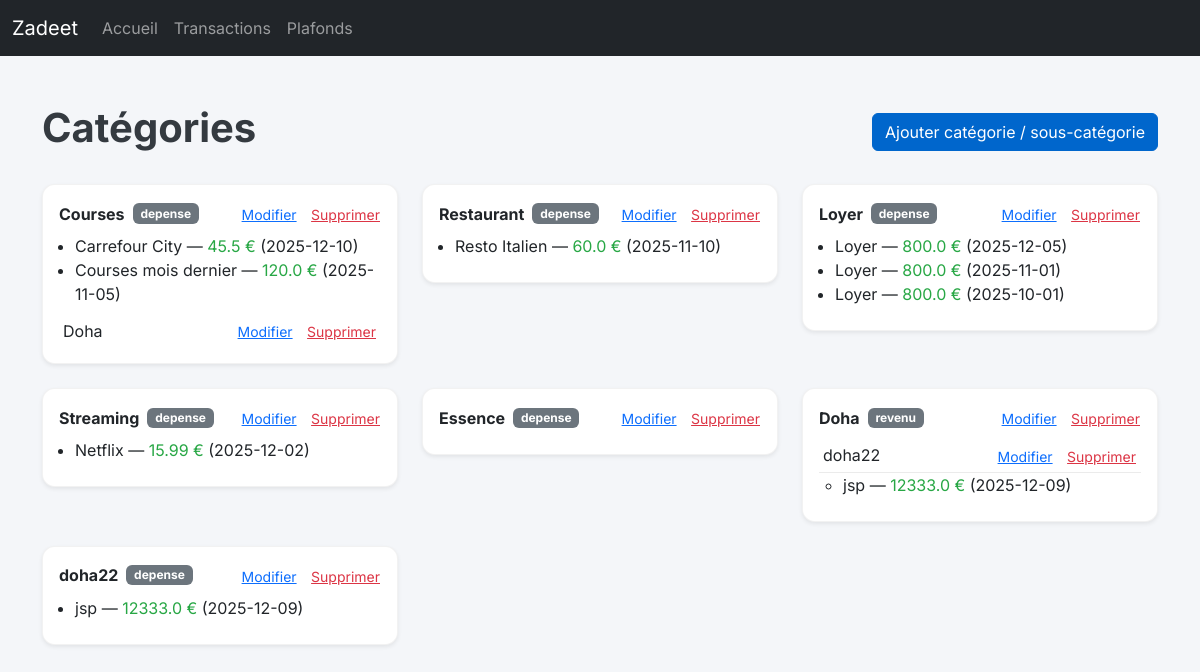
The page /categories/page on the database as committed earlier.
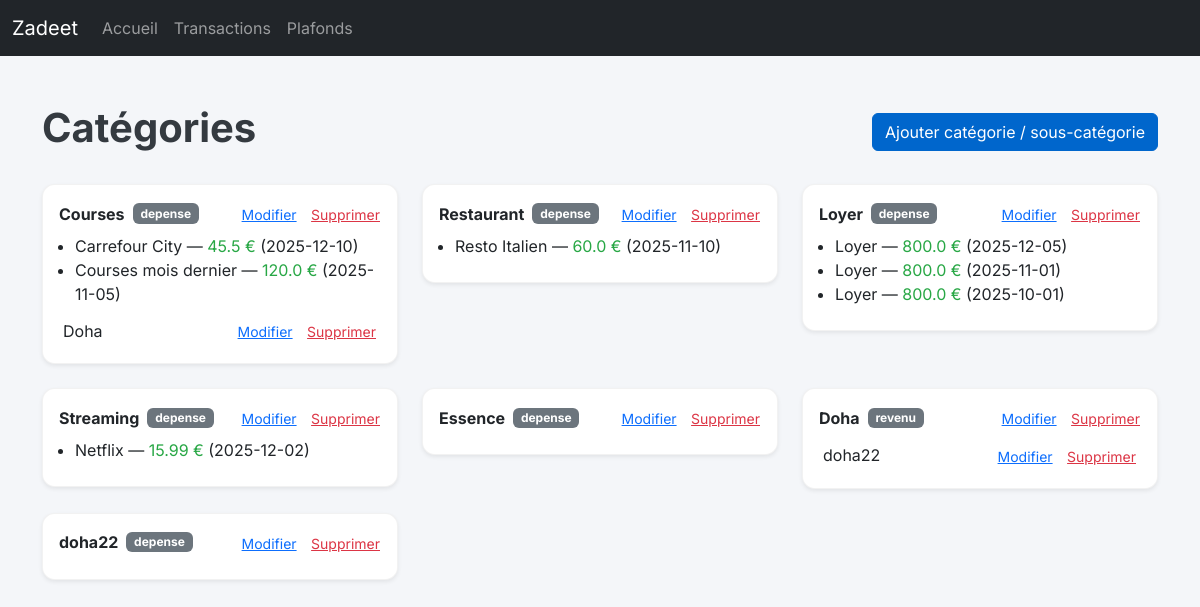
The same page on the database as committed later.
### app/db/models.py (models this page shows)
class Category(Base):
    __tablename__ = "categories"
    id = Column(Integer, primary_key=True, index=True)
    name = Column(String, unique=True, index=True)
    type = Column(String) # "depense" ou "revenu"
    parent_id = Column(Integer, ForeignKey("categories.id"), nullable=True)
    parent = relationship("Category", remote_side=[id], backref="subcategories")
    transactions = relationship("Transaction", back_populates="category")

class Transaction(Base):
    __tablename__ = "transactions"
    id = Column(Integer, primary_key=True, index=True)
    amount = Column(Float)
    label = Column(String)
    date = Column(DateTime, default=datetime.utcnow)
    category_id = Column(Integer, ForeignKey("categories.id"))
    category = relationship("Category", back_populates="transactions")

### app/api/routes_categories.py (the view)
@router.get("/page", response_class=HTMLResponse)
def categories_page(request: Request, db: Session = Depends(get_db)):
    categories = category_service.get_categories(db)
    return templates.TemplateResponse("categories.html", {"request": request, "categories": categories})

### app/templates/categories.html (shortened to what this page needs)
{% extends "base.html" %}
{% block content %}
<div class="d-flex justify-content-between align-items-center mb-4">
    <h1>Catégories</h1>
    <button class="btn btn-primary" data-bs-toggle="modal" data-bs-target="#addCategoryModal">Ajouter catégorie / sous-catégorie</button>
</div>
<div class="row row-cols-1 row-cols-md-2 row-cols-lg-3 g-4">
    {% for c in categories %}
    <div class="col">
        <div class="card shadow-sm">
            <div class="card-body">
                <div class="d-flex align-items-center mb-2">
                    <strong>{{ c.name }}</strong>
                    <span class="badge bg-secondary ms-2">{{ c.type }}</span>
                    <div class="ms-auto">
                        <a href="#" class="btn btn-link btn-sm p-0 me-2" onclick="editCategory({{ c.id }}, '{{ c.name|e }}')">Modifier</a>
                        <a href="#" class="btn btn-link btn-sm p-0 text-danger" onclick="deleteCategory({{ c.id }})">Supprimer</a>
                    </div>
                </div>
                {% if c.transactions %}
                <ul class="mb-2 ps-3">
                    {% for t in c.transactions %}
                    <li>{{ t.label }} — <span class="text-success">{{ t.amount }} €</span> ({{ t.date.strftime("%Y-%m-%d") }})</li>
                    {% endfor %}
                </ul>
                {% endif %}
                {% if c.subcategories %}
                <ul class="list-group list-group-flush">
                    {% for sub in c.subcategories %}
                    <li class="list-group-item p-1 d-flex justify-content-between align-items-center">
                        <span>{{ sub.name }}</span>
                        <div>
                            <a href="#" class="btn btn-link btn-sm p-0 me-2" onclick="editCategory({{ sub.id }}, '{{ sub.name|e }}')">Modifier</a>
                            <a href="#" class="btn btn-link btn-sm p-0 text-danger" onclick="deleteCategory({{ sub.id }})">Supprimer</a>
                        </div>
                    </li>
                    {% if sub.transactions %}
                    <ul class="ps-4 mb-2">
                        {% for t in sub.transactions %}
                        <li>{{ t.label }} — <span class="text-success">{{ t.amount }} €</span> ({{ t.date.strftime("%Y-%m-%d") }})</li>
                        {% endfor %}
                    </ul>
                    {% endif %}
                    {% endfor %}
                </ul>
                {% endif %}
            </div>
        </div>
    </div>
    {% endfor %}
</div>
{% endblock %}

Rows that differ between the two databases and show on the page:
removed Transaction: label "jsp", amount "12333.0", date "2025-12-09", shown under Category "doha22"
